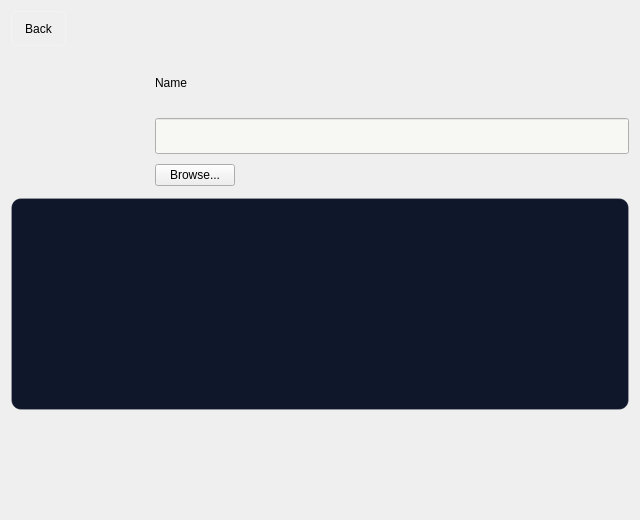
<?xml version="1.0" encoding="UTF-8"?>
<ui version="4.0">
 <class>PageDetailsWidget</class>
 <widget class="QWidget" name="PageDetailsWidget">
  <property name="geometry">
   <rect>
    <x>0</x>
    <y>0</y>
    <width>640</width>
    <height>520</height>
   </rect>
  </property>
  <property name="styleSheet">
   <string notr="true">QToolButton#toolButton_BackFromPageDetails {
 background: transparent;
 border: 1px solid rgba(255, 255, 255, 0.24);
 border-radius: 6px;
 padding: 8px;
}
QToolButton#toolButton_BackFromPageDetails:hover {
 background: rgba(255, 255, 255, 0.08);
}
QToolButton#toolButton_BackFromPageDetails:pressed {
 background: rgba(255, 255, 255, 0.14);
}
QToolButton#toolButton_BackFromPageDetails:disabled {
 color: rgba(255,255,255,0.35);
 border-color: rgba(255,255,255,0.12);
}
QLineEdit#lineEdit_Page_Name {
 background: #f7f7f4;
 color: #1f2937;
 selection-background-color: #c7d2fe;
 selection-color: #111827;
}
QListWidget#listWidget_Page_Icons {
 selection-background-color: transparent;
}
QListWidget#listWidget_Page_Icons::item {
 border: 2px solid transparent;
 border-radius: 8px;
 padding: 4px;
 margin: 2px;
 color: white;
}
QListWidget#listWidget_Page_Icons::item:selected {
 border: 2px solid #2563eb;
 background: rgba(37, 99, 235, 0.18);
 color: white;
}
QFrame#frame_PageIconPicker {
 background: #0f172a;
 border: 1px solid rgba(255, 255, 255, 0.14);
 border-radius: 10px;
}
QListWidget#listWidget_Page_Icons {
 background: #0f172a;
 color: white;
 border: none;
}</string>
  </property>
  <layout class="QVBoxLayout" name="verticalLayout_PageDetails">
   <property name="spacing">
    <number>12</number>
   </property>
   <item>
    <layout class="QHBoxLayout" name="horizontalLayout_PageDetailsHeader">
     <item>
      <widget class="QToolButton" name="toolButton_BackFromPageDetails">
       <property name="toolTip">
        <string>Back to layout</string>
       </property>
       <property name="icon">
        <iconset>
         <normaloff>:/resources/svg/OpenBridge/arrow-left-google.svg</normaloff>:/resources/svg/OpenBridge/arrow-left-google.svg</iconset>
       </property>
       <property name="iconSize">
        <size>
         <width>24</width>
         <height>24</height>
        </size>
       </property>
       <property name="toolButtonStyle">
        <enum>Qt::ToolButtonIconOnly</enum>
       </property>
       <property name="text">
        <string>Back</string>
       </property>
      </widget>
     </item>
     <item>
      <spacer name="horizontalSpacer_PageDetailsHeader">
       <property name="orientation">
        <enum>Qt::Horizontal</enum>
       </property>
       <property name="sizeHint" stdset="0">
        <size>
         <width>40</width>
         <height>20</height>
        </size>
       </property>
      </spacer>
     </item>
    </layout>
   </item>
   <item>
    <layout class="QHBoxLayout" name="horizontalLayout_PageDetailsTop">
     <property name="spacing">
      <number>16</number>
     </property>
     <item>
      <widget class="QLabel" name="label_Page_Icon">
       <property name="minimumSize">
        <size>
         <width>128</width>
         <height>128</height>
        </size>
       </property>
       <property name="maximumSize">
        <size>
         <width>128</width>
         <height>128</height>
        </size>
       </property>
       <property name="alignment">
        <set>Qt::AlignCenter</set>
       </property>
       <property name="text">
        <string/>
       </property>
      </widget>
     </item>
     <item>
      <layout class="QVBoxLayout" name="verticalLayout_PageSummary">
       <property name="spacing">
        <number>10</number>
       </property>
       <item>
        <widget class="QLabel" name="label_Page_Name">
         <property name="text">
          <string>Name</string>
         </property>
        </widget>
       </item>
       <item>
        <widget class="QLineEdit" name="lineEdit_Page_Name">
         <property name="minimumSize">
          <size>
           <width>0</width>
           <height>36</height>
          </size>
         </property>
        </widget>
       </item>
       <item>
        <layout class="QHBoxLayout" name="horizontalLayout_PageIconActions">
         <item>
          <widget class="QPushButton" name="pushButton_Page_Icon_Browse">
           <property name="text">
            <string>Browse...</string>
           </property>
          </widget>
         </item>
         <item>
          <spacer name="horizontalSpacer_PageIconActions">
           <property name="orientation">
            <enum>Qt::Horizontal</enum>
           </property>
           <property name="sizeHint" stdset="0">
            <size>
             <width>40</width>
             <height>20</height>
            </size>
           </property>
          </spacer>
         </item>
        </layout>
       </item>
      </layout>
     </item>
    </layout>
   </item>
   <item>
    <widget class="QFrame" name="frame_PageIconPicker">
     <property name="frameShape">
      <enum>QFrame::StyledPanel</enum>
     </property>
     <property name="frameShadow">
      <enum>QFrame::Raised</enum>
     </property>
     <property name="visible">
      <bool>false</bool>
     </property>
     <layout class="QVBoxLayout" name="verticalLayout_PageIconPicker">
      <property name="spacing">
       <number>8</number>
      </property>
      <item>
       <widget class="QListWidget" name="listWidget_Page_Icons">
        <property name="minimumSize">
         <size>
          <width>0</width>
          <height>150</height>
         </size>
        </property>
        <property name="viewMode">
         <enum>QListView::IconMode</enum>
        </property>
        <property name="movement">
         <enum>QListView::Static</enum>
        </property>
        <property name="flow">
         <enum>QListView::LeftToRight</enum>
        </property>
        <property name="isWrapping" stdset="0">
         <bool>true</bool>
        </property>
        <property name="resizeMode">
         <enum>QListView::Adjust</enum>
        </property>
        <property name="selectionMode">
         <enum>QAbstractItemView::SingleSelection</enum>
        </property>
        <property name="verticalScrollMode">
         <enum>QAbstractItemView::ScrollPerPixel</enum>
        </property>
       </widget>
      </item>
     </layout>
    </widget>
   </item>
   <item>
    <spacer name="verticalSpacer_PageDetails">
     <property name="orientation">
      <enum>Qt::Vertical</enum>
     </property>
     <property name="sizeHint" stdset="0">
      <size>
       <width>20</width>
       <height>40</height>
      </size>
     </property>
    </spacer>
   </item>
  </layout>
 </widget>
 <resources/>
 <connections/>
</ui>
